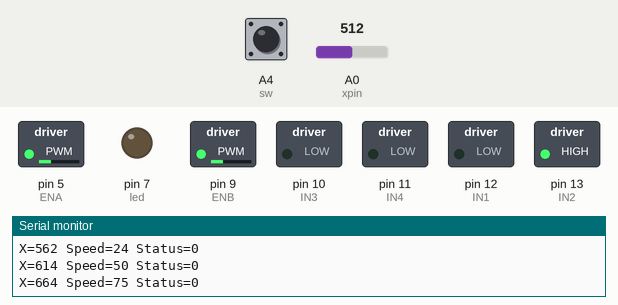
A sketch run on a simulated Arduino Uno, built with avr-gcc and run on an emulated ATmega328P. Shown: switched loads named in the sketch (green lamp = pin HIGH), output pins drawn as LEDs (lit = HIGH), the last lines printed to the serial monitor. The inputs (shaded band) are chosen by the test bench; at power-on: A0 (xpin) = 512, A4 (sw) HIGH.

Above: at 1.25 s.
1.3 s: A0 (xpin) set to 530
4.3 s: A4 (sw) pulled LOW for 0.15 s
At 5.1 s:
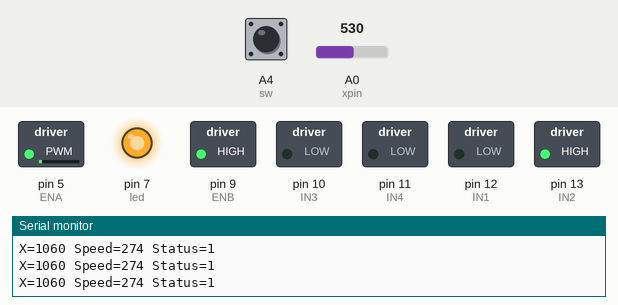
6.1 s: A0 (xpin) set to 490
At 8.6 s:
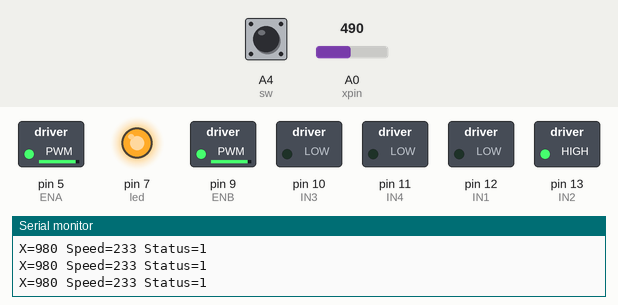
9.1 s: A0 (xpin) set to 306
At 11.7 s:
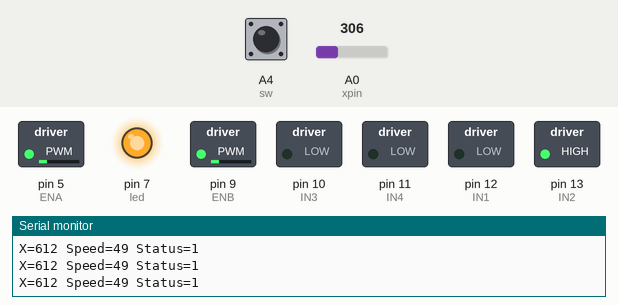
12.1 s: A4 (sw) pulled LOW for 1 s
At 13.8 s:
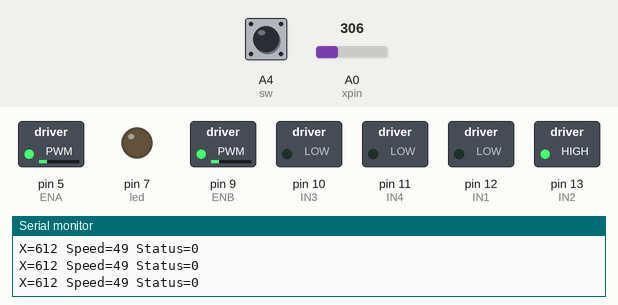
14.7 s: A0 (xpin) set to 122
At 17.1 s:
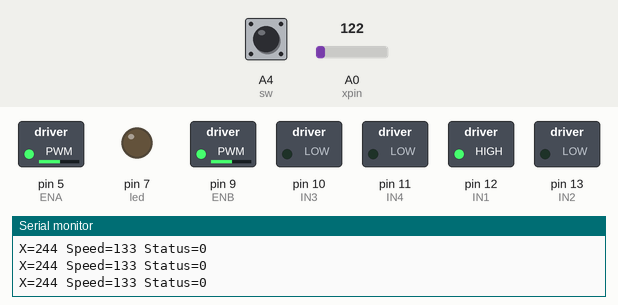
Timing chart, 0 to 18.6 s (numbered marks = the images above; inputs shaded):
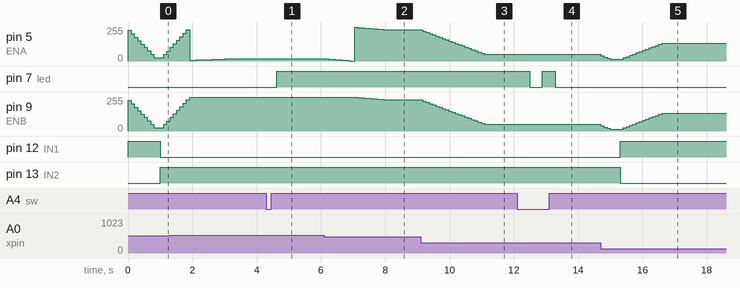

The sketch:

Mashin.ino
```cpp
/* Driver L298 */
const int ENA = 5;
const int ENB = 9;
const int IN1 = 12;
const int IN2 = 13;
const int IN3 = 10;
const int IN4 = 11;
const int led = 7;
/* Joystick */
const int n = 20;
int vrx, vry;
const int xpin = A0;
const int ypin = A2;
const int sw = A4;
int index = 0;
boolean Status = 0;
/* For VRX */
int vrxArray[n] = {0};
int vrxTotal = 0;
int vrxAvrage = 0;
/*For VRY */
int vryArray[n] = {0};
int vryTotal = 0;
int vryAvrage = 0;
/**/


void setup() {
  pinMode(IN1, OUTPUT);
  pinMode(IN2, OUTPUT);
  pinMode(IN3, OUTPUT);
  pinMode(IN4, OUTPUT);
  pinMode(ENA, OUTPUT);
  pinMode(ENB, OUTPUT);
  pinMode(led, OUTPUT);
  pinMode(sw, INPUT);
  Serial.begin(9600);
}

void loop() {
  int Speed = 0;
  vrx = VRX();
  vrx *= 2;
  SW();

  if (vrx > 520) {
    digitalWrite(IN1, LOW);
    digitalWrite(IN2, HIGH);
    Speed = map(vrx, 514, 1022, 0, 255);
    analogWrite(ENA, Speed);
    analogWrite(ENB, Speed);
  }

  else if (vrx < 500) {
    digitalWrite(IN1, HIGH);
    digitalWrite(IN2, LOW);
    Speed = map(vrx, 514, 0, 0, 255);
    analogWrite(ENA, Speed);
    analogWrite(ENB, Speed);
  }

  Serial.print("X=");
  Serial.print(vrx);
  Serial.print(" Speed=");
  Serial.print(Speed);
  Serial.print(" Status=");
  Serial.println(Status);
  delay(100);
}

int VRX() {
  vrxTotal -= vrxArray[index];
  vrxArray[index] = analogRead(xpin);
  vrxTotal += vrxArray[index];
  index += 1;

  if (index >= n) {
    index = 0;
  }
  return (vrxTotal / n);
}

int VRY() {
  vryTotal -= vryArray[index];
  vryArray[index] = analogRead(ypin);
  vryTotal += vryArray[index];
  index += 1;

  if (index >= n) {
    index = 0;
  }
  return (vryTotal / n);
}

void SW() {
  boolean key = digitalRead(sw);
  if ( key == 0) {
    delay(300); // for debuncing
    Status ^= 1;
  }
  if (Status == 1) {
    digitalWrite(led, HIGH);
  }
  else {
    digitalWrite(led, LOW);
  }
}
```

Measured:
- after the input at 4.3 s, pin 7 (led): LOW → HIGH after 0.33 s
- after the input at 6.1 s, pin 5 (ENA): 18/255 → 16/255 at once, → 14/255 0.10 s later, → 12/255 0.10 s later, → 10/255 0.10 s later, … (20 changes in this stretch); pin 9 (ENB): moves from 255/255 to 233/255 over 1.0 s, starting after 0.95 s
- after the input at 9.1 s, pin 5 (ENA), pin 9 (ENB): moves from 233/255 to 49/255 over 1.9 s, starting after 0.07 s
- after the input at 12.1 s, pin 7 (led): HIGH → LOW after 0.39 s, → HIGH 0.40 s later, → LOW 0.40 s later
- after the input at 14.7 s, pin 5 (ENA), pin 9 (ENB): 49/255 → 39/255 at once, → 30/255 0.10 s later, → 21/255 0.10 s later, → 12/255 0.10 s later, … (18 changes in this stretch); pin 12 (IN1): LOW → HIGH after 0.60 s; pin 13 (IN2): HIGH → LOW after 0.60 s
